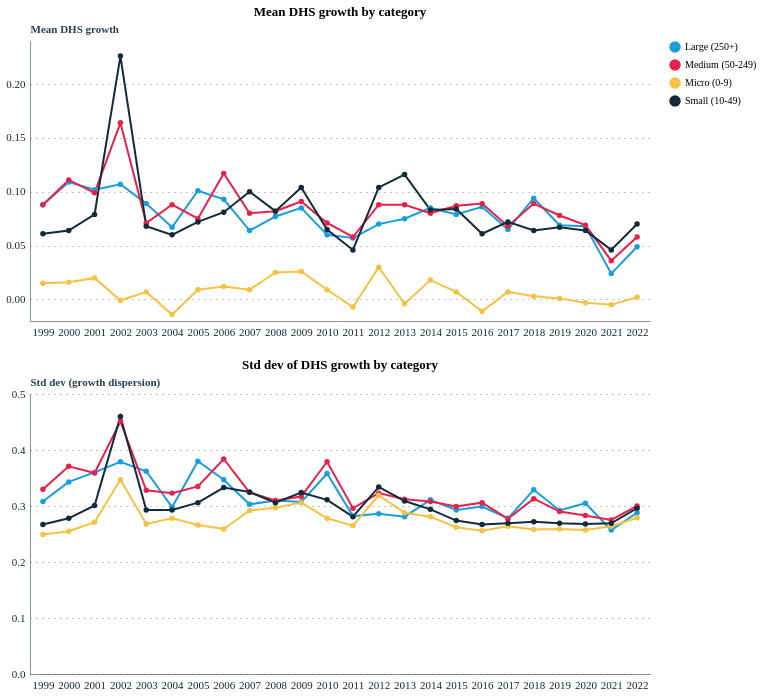

Source (notebook cell):
### Code cell
# By category — interactive
dim_sel2 = alt.binding_select(options=DIMS, name='Dimension: ')
dim_par2 = alt.selection_point(fields=['dimension'], bind=dim_sel2, value='Size')

cat_gr = gr[gr['dimension'].isin(DIMS)].copy()

mean_c = alt.Chart(cat_gr).mark_line(point=True, strokeWidth=2).encode(
    x=alt.X('year:O', title=''),
    y=alt.Y('mean_dhs_growth:Q', title='Mean DHS growth'),
    color=alt.Color('category:N', legend=alt.Legend(title='')),
    tooltip=['year:O','category:N',alt.Tooltip('mean_dhs_growth:Q',format='.3f')]
).add_params(dim_par2).transform_filter(dim_par2) .properties(title='Mean DHS growth by category', width=620, height=280)

sd_c = alt.Chart(cat_gr).mark_line(point=True, strokeWidth=2).encode(
    x=alt.X('year:O', title=''),
    y=alt.Y('sd_dhs_growth:Q', title='Std dev (growth dispersion)'),
    color=alt.Color('category:N', legend=alt.Legend(title='')),
    tooltip=['year:O','category:N',alt.Tooltip('sd_dhs_growth:Q',format='.3f')]
).add_params(dim_par2).transform_filter(dim_par2) .properties(title='Std dev of DHS growth by category', width=620, height=280)

(mean_c & sd_c)

### Figure 1 — Vega-Lite specification as saved in the notebook (floating-point values rounded to 4 significant figures; data arrays with more than 128 entries replaced by an {"elided": "..."} marker saying what was removed)
{"config": {"font": "Circular Std", "mark": {"line": {"interpolate": "linear"}}, "view": {"stroke": "transparent", "width": 400, "height": 300}, "range": {"category": ["#179fdb", "#e6224b", "#f4c245", "#122b39", "#eb5c2e", "#36b7b4"], "diverging": ["#E6224B", "#E54753", "#C9C9C9", "#179FDB", "#122B39"], "heatmap": ["#C9C9C9", "#179FDB", "#0063AF", "#122B39"], "ordinal": ["#00A767", "#36B7B4", "#179FDB", "#0063AF", "#243B5A"]}, "axisX": {"labelColor": "#122b39", "tickColor": "#122b39", "domainColor": "#122b39", "domainOpacity": 0.5, "gridOpacity": 0, "labelFont": "Circular Std", "labelAngle": 0, "labelAlign": "center", "labelFontSize": 11, "labelPadding": 5, "tickCount": 10, "tickSize": 0, "title": ""}, "axisY": {"labelColor": "#122b39", "labelFont": "Circular Std", "tickColor": "#122b39", "domainColor": "#122b39", "gridColor": "#122b39", "gridDash": [1, 5], "gridOpacity": 0.5, "labelPadding": 5, "labelFontSize": 11, "domainOpacity": 0.5, "tickSize": 0, "title": null, "titleAlign": "left", "titleAngle": 0, "titleBaseline": "bottom", "titleColor": "#122b39", "titleOpacity": 0.9, "titleX": 0, "titleY": -7}}, "vconcat": [{"mark": {"type": "line", "point": true, "strokeWidth": 2}, "encoding": {"color": {"field": "category", "legend": {"title": ""}, "type": "nominal"}, "tooltip": [{"field": "year", "type": "ordinal"}, {"field": "category", "type": "nominal"}, {"field": "mean_dhs_growth", "format": ".3f", "type": "quantitative"}], "x": {"field": "year", "title": "", "type": "ordinal"}, "y": {"field": "mean_dhs_growth", "title": "Mean DHS growth", "type": "quantitative"}}, "height": 280, "name": "view_27", "title": "Mean DHS growth by category", "transform": [{"filter": {"param": "param_17"}}], "width": 620}, {"mark": {"type": "line", "point": true, "strokeWidth": 2}, "encoding": {"color": {"field": "category", "legend": {"title": ""}, "type": "nominal"}, "tooltip": [{"field": "year", "type": "ordinal"}, {"field": "category", "type": "nominal"}, {"field": "sd_dhs_growth", "format": ".3f", "type": "quantitative"}], "x": {"field": "year", "title": "", "type": "ordinal"}, "y": {"field": "sd_dhs_growth", "title": "Std dev (growth dispersion)", "type": "quantitative"}}, "height": 280, "name": "view_28", "title": "Std dev of DHS growth by category", "transform": [{"filter": {"param": "param_17"}}], "width": 620}], "data": {"name": "data-694b2e86300a6a5fb4d62509240604ec"}, "params": [{"name": "param_17", "select": {"type": "point", "fields": ["dimension"]}, "bind": {"input": "select", "options": ["Size", "Age", "Sector", "Region", "Productivity"], "name": "Dimension: "}, "value": "Size", "views": ["view_27", "view_28"]}], "$schema": "https://vega.github.io/schema/vega-lite/v5.20.1.json", "datasets": {"data-694b2e86300a6a5fb4d62509240604ec": {"elided": "936 records"}}}
